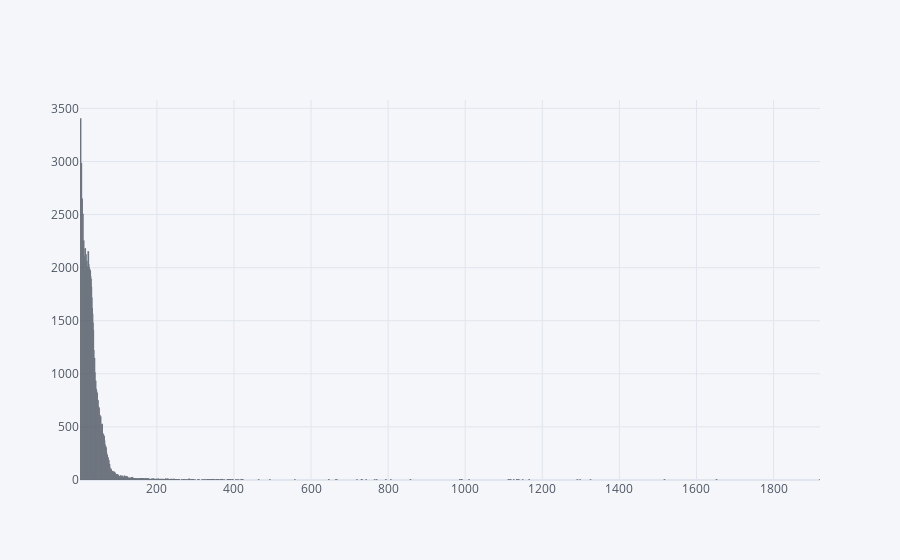

The cell this chart's notebook holds for it:
### Code cell
equal_distrib.iplot(kind='histogram')

### Figure 1 — Plotly figure (JSON) as saved in the notebook; plotly's stock layout.template omitted (floating-point values rounded to 4 significant figures; data arrays with more than 128 entries replaced by an {"elided": "..."} marker saying what was removed)
{"data": [{"histfunc": "count", "histnorm": "", "marker": {"color": "rgba(255, 153, 51, 1.0)", "line": {"color": "#4D5663", "width": 1.3}}, "name": "equal_distrib", "opacity": 0.8, "orientation": "v", "type": "histogram", "x": {"elided": "100000 int values"}}], "layout": {"autosize": true, "barmode": "overlay", "legend": {"bgcolor": "#F5F6F9", "font": {"color": "#4D5663"}}, "paper_bgcolor": "#F5F6F9", "plot_bgcolor": "#F5F6F9", "title": {"font": {"color": "#4D5663"}}, "xaxis": {"autorange": true, "gridcolor": "#E1E5ED", "range": [0.5, 1920.0], "showgrid": true, "tickfont": {"color": "#4D5663"}, "title": {"font": {"color": "#4D5663"}, "text": ""}, "type": "linear", "zerolinecolor": "#E1E5ED"}, "yaxis": {"autorange": true, "gridcolor": "#E1E5ED", "range": [0, 3579.0], "showgrid": true, "tickfont": {"color": "#4D5663"}, "title": {"font": {"color": "#4D5663"}, "text": ""}, "zerolinecolor": "#E1E5ED"}}}
